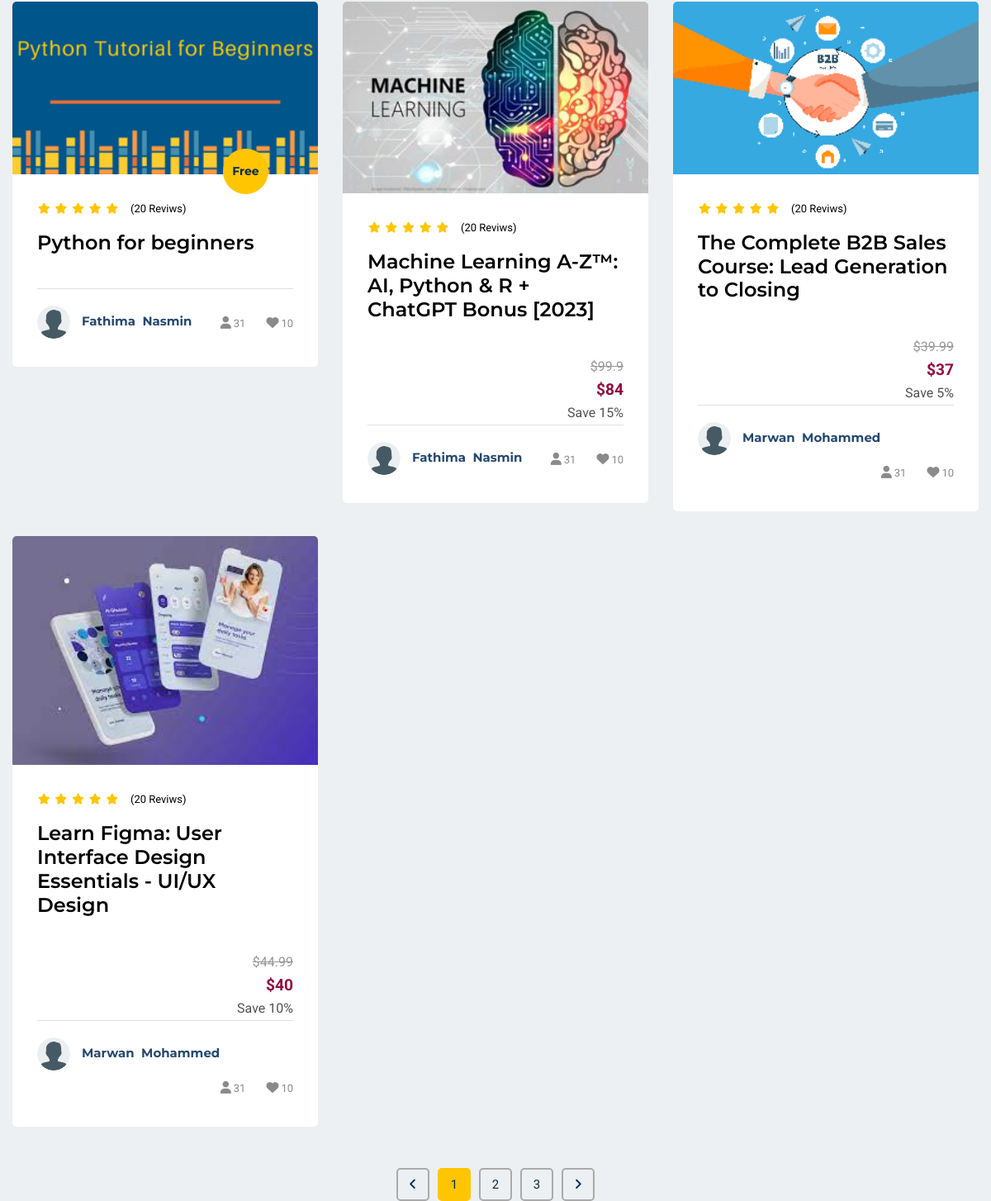
Page /course-lists/ (middle part) on the earlier database version.
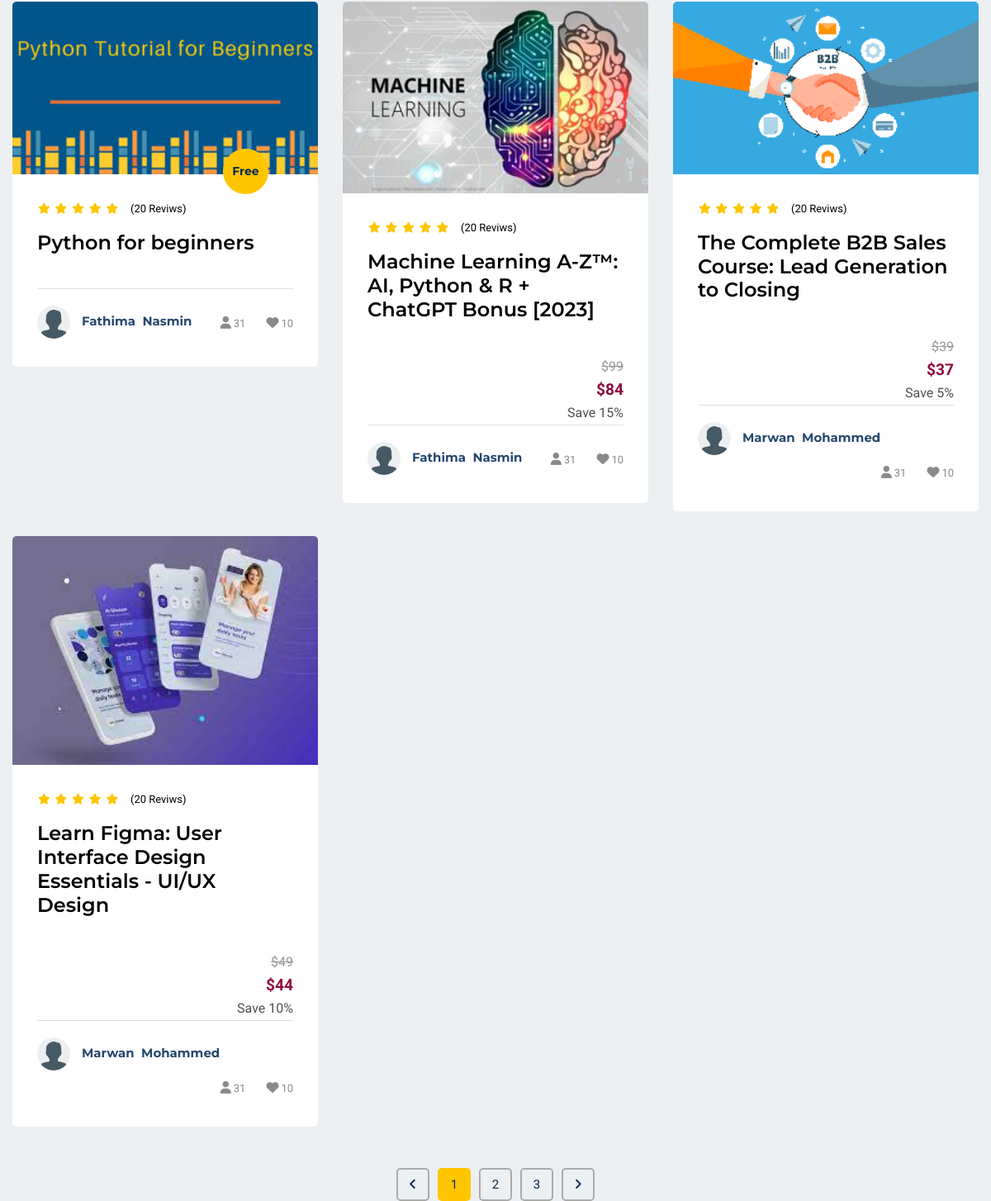
Same page on the later database version.
### lms_main/models.py (models this page shows, shortened)
class Course(models.Model):
    STATUS = (
        ('PUBLISH', 'PUBLISH'),
        ('DRAFT', 'DRAFT'),
    )
    title = models.CharField(max_length=300)
    description = models.TextField()
    created_at = models.DateField(auto_now_add=True)
    featured_image = models.ImageField(
        upload_to='course/featured_images/', null=True)
    price = models.IntegerField(
        null=True, default=0)
    discount = models.IntegerField(null=True, blank=True)
    slug = models.SlugField(unique=True, null=True,
                            blank=True, max_length=300)
    status = models.CharField(choices=STATUS, max_length=100, null=True)
    author = models.ForeignKey(user_model.Instructor, on_delete=models.CASCADE)
    category = models.ForeignKey(
        lms_main_model.Category, on_delete=models.CASCADE)
    level = models.ForeignKey(lms_main_model.Level, on_delete=models.CASCADE)

### user/models.py (models this page shows, shortened)
class Instructor(models.Model):
    instructor = models.OneToOneField(
        User, on_delete=models.CASCADE, primary_key=True)
    profile_image = models.ImageField(
        null=True, blank=True, upload_to="profile_pictures/instructor/")
    about_me = models.TextField(null=True, blank=True)
    designation = models.CharField(null=True, blank=True, max_length=100)
    @property
    def profile_image_url(self):
        if self.profile_image and hasattr(self.profile_image, 'url'):
            return self.profile_image.url
        else:
            return "/static/images/profile/user.png"

class User(AbstractUser):
    username = models.CharField(_("Username"), max_length=150)
    email = models.EmailField(_("email address"), unique=True)
    USERNAME_FIELD = "email"
    REQUIRED_FIELDS = []
    objects = CustomUserManager()

### lms_main/views.py (the view)
# urls.py: path('course-lists/', lms_main_view.course_lists, name='course-lists'),
def course_lists(request):
    categories = models.Category.objects.all()
    all_courses = models.Course.objects.filter(status='PUBLISH').all()
    context = {
        'categories': categories,
        'courses': all_courses,
    }
    return render(request, 'lms_main/course_lists.html', context)

### lms_main/templatetags/course_tags.py (called while the page is built)
@register.simple_tag
def discount_calculation(price, discount):
    if discount is None or discount == 0:
        return price
    sell_price = price
    sell_price = price - (price * discount / 100)
    return math.floor(sell_price)

### lms_main/templates/lms_main/course_lists.html (shortened to what the changed rows need)
{% extends 'lms_main/base.html' %}
{% load static %}
{% load course_tags %}
{% block main %}
<section id="courses-part" class="pt-120 pb-120 gray-bg">
    <div class="container">
        <div class="tab-content" id="myTabContent">
            <div class="tab-pane fade show active" id="courses-grid" role="tabpanel" aria-labelledby="courses-grid-tab">
                <div class="row">
                    {% for course in courses %}
                    <div class="col-lg-4 col-md-6">
                        <div class="singel-course mt-30">
                            <div class="thum">
                                <div class="image">
                                    <img src="{{ course.featured_image.url }}" alt="Course">
                                </div>
                            </div>
                            <div class="cont">
                                <ul>
                                    <li><i class="fa fa-star"></i></li>
                                    <li><i class="fa fa-star"></i></li>
                                    <li><i class="fa fa-star"></i></li>
                                    <li><i class="fa fa-star"></i></li>
                                    <li><i class="fa fa-star"></i></li>
                                </ul>
                                <span>(20 Reviws)</span>
                                <a href="{% url 'lms_main:single-course' course.slug %}">
                                    <h4>{{ course.title }}</h4>
                                </a>
                                {% if course.price != 0 %}
                                <div class="discount-container">
                                    <p class="old-price">&#36;{{ course.price }}</p>
                                    <p class="new-price">&#36;{% discount_calculation course.price course.discount %}</p>
                                    <p>Save {{course.discount}}%</p>
                                </div>
                                {% endif %}
                                <div class="course-teacher">
                                    <div class="thum">
                                        <a href="#"><img src="{{ course.author.profile_image_url }}" alt="Instructor" class="rounded-circle">
                                    </a>
                                    </div>
                                    <div class="name">
                                        <a href="#">
                                            <h6>{{ course.author.instructor.first_name }}&nbsp; {{ course.author.instructor.last_name }}</h6>
                                        </a>
                                    </div>
                                    <div class="admin">
                                        <ul>
                                            <li><a href="#"><i class="fa fa-user"></i><span>31</span></a></li>
                                            <li><a href="#"><i class="fa fa-heart"></i><span>10</span></a></li>
                                        </ul>
                                    </div>
                                </div>
                            </div>
                        </div>
                    </div>
                    {% endfor %}
                </div>
            </div>
        </div>
    </div>
</section>
{% endblock %}

Differences in the rows shown:
changed Course "Machine Learning A-Z™: AI, Python & R + ChatGPT Bonus [2023]": price "99.9" → "99"
changed Course "The Complete B2B Sales Course: Lead Generation to Closing": price "39.99" → "39"
changed Course "Learn Figma: User Interface Design Essentials - UI/UX Design": price "44.99" → "49"; price+discount "40" → "44"
